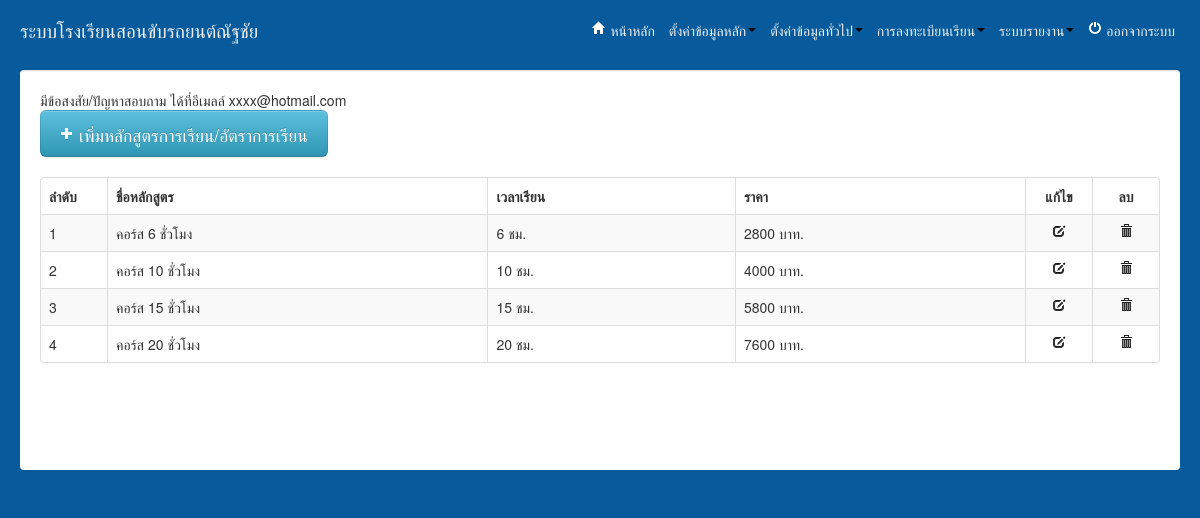
Page /admin/index.php?url=index_course.php (signed in) on the committed database.
### tables this page shows
CREATE TABLE IF NOT EXISTS `tbcourse` (
  `id` int(11) NOT NULL AUTO_INCREMENT,
  `c_name` varchar(250) NOT NULL,
  `c_time` int(5) NOT NULL,
  `c_price` int(5) NOT NULL,
  PRIMARY KEY (`id`)
);

### admin/index_course.php (the view, shortened to what this page needs)
<?php
$rs = mysql_query('SELECT * FROM tbcourse');
?>
<a href="index.php?url=form_course.php" class="btn btn-large btn-info"><i class="icon icon-plus icon-white"></i> เพิ่มหลักสูตรการเรียน/อัตราการเรียน</a>
<br><br>
<table class="table table-bordered table-striped table-hover">
	<thead>
		<tr>
                         <th width="50px">ลำดับ</th>
			<th>ชื่อหลักสูตร</th>
			<th>เวลาเรียน</th>
			<th>ราคา</th>
			<th class="text-center" width="50px">แก้ไข</th>
			<th class="text-center" width="50px">ลบ</th>
		</tr>
	</thead>
	<tbody>
		<?php $i = 1;  while($val = mysql_fetch_assoc($rs)): ?>
		<tr>
                         <td><?php echo $i++;?></td>
			<td><?php echo $val['c_name']; ?> </td>
			<td><?php echo $val['c_time']; ?> ชม.</td>
			<td><?php echo $val['c_price']; ?> บาท.</td>
			<td class="text-center"><a href="index.php?url=form_course.php&id=<?php echo $val['id']; ?>"><i class="icon icon-edit"></i></a></td>
			<td class="text-center"><a href="delete_course.php?id=<?php echo $val['id']; ?>" onclick="return confirm('ยืนยันการลบ ?');"><i class="icon icon-trash"></i></a></td>
		</tr>
		<?php endwhile; ?>
	</tbody>
</table>

### admin/css/mycss.css (style rules this page uses)
* { margin: 0; padding: 0; }

### admin/index.php (style rules this page uses)
table tr .text-center { text-align:center; vertical-align: middle; }

### rows in the picture
tbcourse: c_name "คอร์ส 6 ชั่วโมง", c_time "6", c_price "2800"
tbcourse: c_name "คอร์ส 10 ชั่วโมง", c_time "10", c_price "4000"
tbcourse: c_name "คอร์ส 15 ชั่วโมง", c_time "15", c_price "5800"
tbcourse: c_name "คอร์ส 20 ชั่วโมง", c_time "20", c_price "7600"
